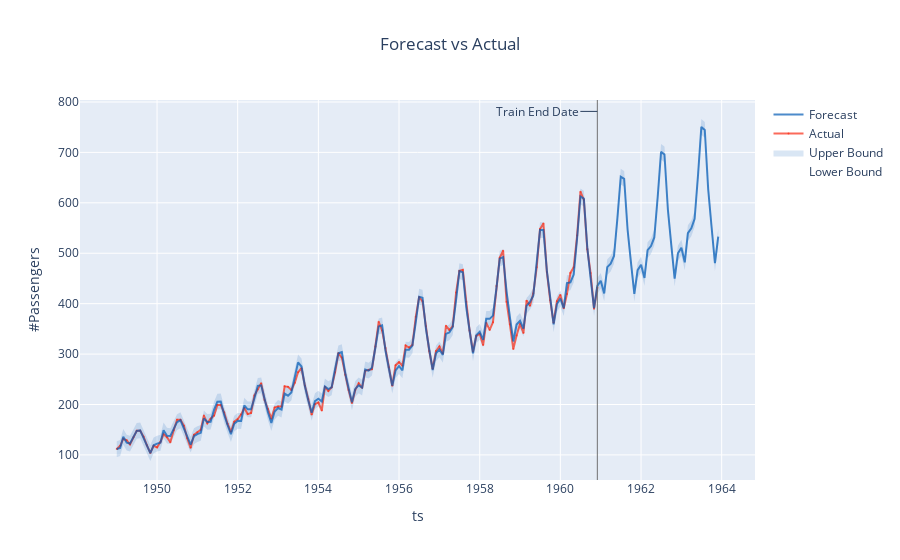

Write notebook code for a chart like this one.
### Code cell
forecast1 = result1.forecast
fig = forecast1.plot()
iplot(fig)

### Figure 1 — Plotly figure (JSON) as saved in the notebook; plotly's stock layout.template omitted (floating-point values rounded to 4 significant figures; data arrays with more than 128 entries replaced by an {"elided": "..."} marker saying what was removed)
{"data": [{"legendgroup": "interval", "line": {"color": "rgba(0, 90, 181, 0.5)", "width": 0}, "mode": "lines", "name": "Lower Bound", "type": "scatter", "x": {"elided": "180 str values"}, "y": {"elided": "180 float values"}}, {"fill": "tonexty", "fillcolor": "rgba(0, 90, 181, 0.15)", "legendgroup": "interval", "line": {"color": "rgba(0, 90, 181, 0.5)", "width": 0}, "mode": "lines", "name": "Upper Bound", "type": "scatter", "x": {"elided": "180 str values"}, "y": {"elided": "180 float values"}}, {"line": {"color": "rgba(250, 43, 20, 0.7)"}, "marker": {"color": "rgba(250, 43, 20, 0.7)", "size": 2}, "mode": "lines+markers", "name": "Actual", "opacity": 1, "type": "scatter", "x": {"elided": "180 str values"}, "y": {"elided": "180 int values"}}, {"line": {"color": "rgba(0, 90, 181, 0.7)", "dash": "solid"}, "name": "Forecast", "type": "scatter", "x": {"elided": "180 str values"}, "y": {"elided": "180 float values"}}], "layout": {"annotations": [{"arrowhead": 0, "ax": -60, "ay": 0, "showarrow": true, "text": "Train End Date", "x": "1960-12-01T00:00:00", "xref": "x", "y": 0.97, "yref": "paper"}], "legend": {"traceorder": "reversed"}, "shapes": [{"line": {"color": "rgba(100, 100, 100, 0.9)", "width": 1}, "type": "line", "x0": "1960-12-01T00:00:00", "x1": "1960-12-01T00:00:00", "xref": "x", "y0": 0, "y1": 1, "yref": "paper"}], "showlegend": true, "title": {"text": "Forecast vs Actual", "x": 0.5}, "xaxis": {"title": {"text": "ts"}}, "yaxis": {"title": {"text": "#Passengers"}}}}
